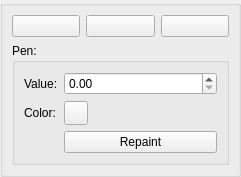
<?xml version="1.0" encoding="UTF-8"?>
<ui version="4.0">
 <class>ToolsPanel</class>
 <widget class="QWidget" name="ToolsPanel">
  <property name="geometry">
   <rect>
    <x>0</x>
    <y>0</y>
    <width>241</width>
    <height>162</height>
   </rect>
  </property>
  <property name="windowTitle">
   <string>Form</string>
  </property>
  <layout class="QHBoxLayout" name="horizontalLayout">
   <property name="leftMargin">
    <number>0</number>
   </property>
   <property name="topMargin">
    <number>0</number>
   </property>
   <property name="rightMargin">
    <number>0</number>
   </property>
   <property name="bottomMargin">
    <number>0</number>
   </property>
   <item>
    <widget class="QGroupBox" name="groupBox">
     <property name="title">
      <string/>
     </property>
     <layout class="QGridLayout" name="gridLayout">
      <item row="0" column="2">
       <widget class="QPushButton" name="cut_button">
        <property name="text">
         <string/>
        </property>
        <property name="icon">
         <iconset resource="../../img.qrc">
          <normaloff>:/cut</normaloff>:/cut</iconset>
        </property>
       </widget>
      </item>
      <item row="0" column="0">
       <widget class="QPushButton" name="selection_button">
        <property name="text">
         <string/>
        </property>
        <property name="icon">
         <iconset resource="../../img.qrc">
          <normaloff>:/border</normaloff>:/border</iconset>
        </property>
        <property name="checkable">
         <bool>true</bool>
        </property>
       </widget>
      </item>
      <item row="0" column="1">
       <widget class="QPushButton" name="edit_button">
        <property name="text">
         <string/>
        </property>
        <property name="icon">
         <iconset resource="../../img.qrc">
          <normaloff>:/pen</normaloff>:/pen</iconset>
        </property>
        <property name="checkable">
         <bool>true</bool>
        </property>
       </widget>
      </item>
      <item row="1" column="0" colspan="3">
       <widget class="QGroupBox" name="penGroupBox">
        <property name="title">
         <string>Pen:</string>
        </property>
        <layout class="QFormLayout" name="formLayout">
         <item row="0" column="0">
          <widget class="QLabel" name="label">
           <property name="text">
            <string>Value:</string>
           </property>
          </widget>
         </item>
         <item row="1" column="0">
          <widget class="QLabel" name="label_2">
           <property name="text">
            <string>Color:</string>
           </property>
          </widget>
         </item>
         <item row="1" column="1">
          <widget class="QPushButton" name="color_button">
           <property name="minimumSize">
            <size>
             <width>24</width>
             <height>24</height>
            </size>
           </property>
           <property name="maximumSize">
            <size>
             <width>24</width>
             <height>24</height>
            </size>
           </property>
           <property name="text">
            <string/>
           </property>
          </widget>
         </item>
         <item row="2" column="1">
          <widget class="QPushButton" name="repaint">
           <property name="text">
            <string>Repaint</string>
           </property>
          </widget>
         </item>
         <item row="0" column="1">
          <widget class="QDoubleSpinBox" name="pen_value_Spin"/>
         </item>
        </layout>
       </widget>
      </item>
     </layout>
    </widget>
   </item>
  </layout>
 </widget>
 <resources>
  <include location="../../img.qrc"/>
 </resources>
 <connections/>
</ui>
